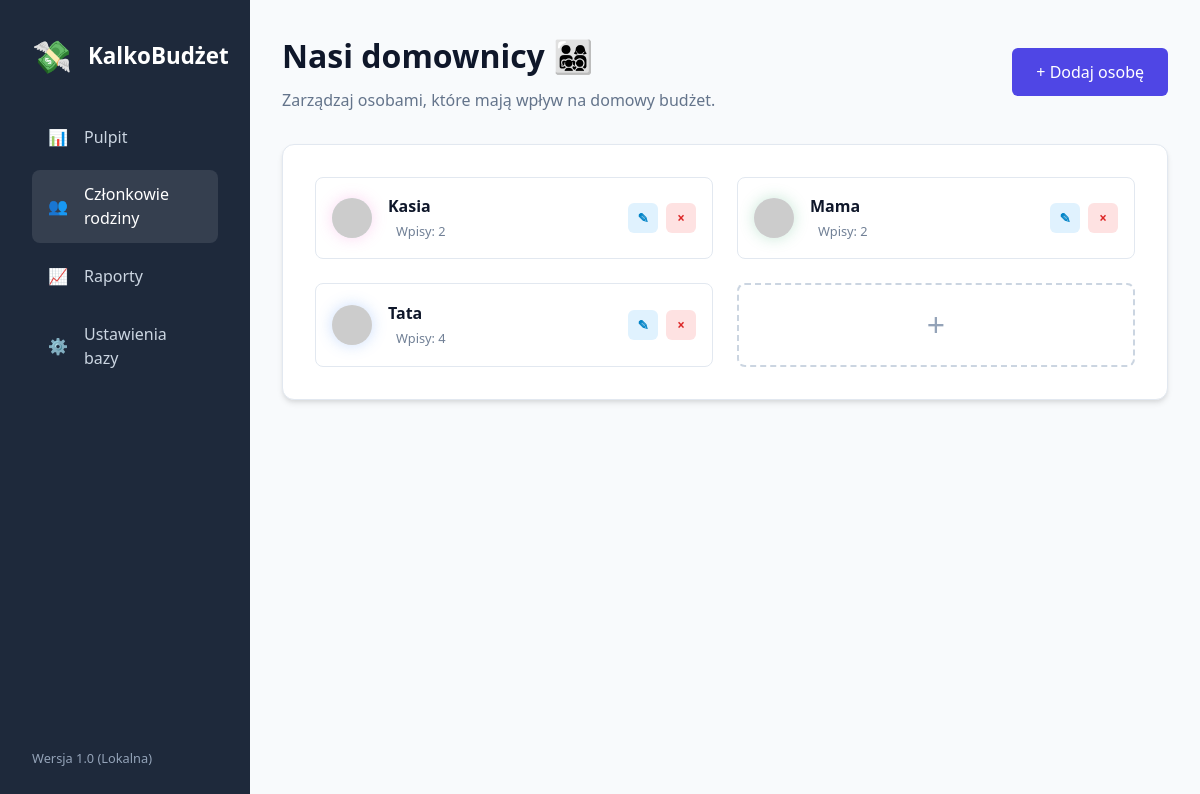
/members.php, run on the app's committed database.
### tables this page shows
CREATE TABLE users (
                id INTEGER PRIMARY KEY AUTOINCREMENT,
                name TEXT NOT NULL,
                color TEXT DEFAULT '#ffffff'
            , avatar TEXT DEFAULT 'avataaars');

### members.php (the view, shortened to what this page needs)
<?php
require_once 'db.php';
$stmt = $db->query("
    SELECT u.*, COUNT(t.id) as tx_count
    FROM users u
    LEFT JOIN transactions t ON u.id = t.user_id
    GROUP BY u.id
    ORDER BY u.name
");
$users = $stmt->fetchAll(PDO::FETCH_ASSOC);
?>
<!DOCTYPE html>
<html lang="pl">
<head>
    <link rel="stylesheet" href="style.css">
</head>
<body>
    <div class="app-container">
        <nav class="sidebar glass-effect">
            <div class="logo">
                <div class="logo-icon">💸</div>
                <h1>KalkoBudżet</h1>
            </div>
            <ul class="nav-links">
                <li><a href="index.php"><span class="nav-icon">📊</span> Pulpit</a></li>
                <li class="active"><a href="members.php"><span class="nav-icon">👥</span> Członkowie rodziny</a></li>
                <li><a href="reports.php"><span class="nav-icon">📈</span> Raporty</a></li>
                <li><a href="settings.php"><span class="nav-icon">⚙️</span> Ustawienia bazy</a></li>
            </ul>
            <div class="sidebar-footer">
                <p>Wersja 1.0 (Lokalna)</p>
            </div>
        </nav>
        <main class="main-content">
            <header class="topbar" style="display: flex; justify-content: space-between; align-items: center;">
                <div>
                    <h2 class="greeting">Nasi domownicy 👨‍👩‍👧‍👦</h2>
                    <p class="subtitle">Zarządzaj osobami, które mają wpływ na domowy budżet.</p>
                </div>
                <button class="btn-primary" onclick="openMemberModal()">+ Dodaj osobę</button>
            </header>
            <div class="content-grid" style="grid-template-columns: 1fr; margin-top: 2rem;">
                <section class="family-members glass-effect section-box">
                    <div class="users-list" style="display: grid; grid-template-columns: repeat(auto-fill, minmax(280px, 1fr)); gap: 1.5rem;">
                        <?php foreach($users as $u): ?>
                            <div class="user-card" style="justify-content: space-between;">
                                <div style="display: flex; align-items: center; gap: 1rem;">
                                    <div class="user-avatar" style="border-color: <?= htmlspecialchars($u['color']) ?>; box-shadow: 0 0 15px <?= htmlspecialchars($u['color']) ?>44; background-color: #f1f5f9;">
                                        <img src="https://robohash.org/<?= urlencode($u['avatar'] ?? 'cat1') ?>.png?set=set4&size=150x150" alt="<?= htmlspecialchars($u['name']) ?>">
                                    </div>
                                    <div class="user-info">
                                        <h4><?= htmlspecialchars($u['name']) ?></h4>
                                        <span style="font-size: 0.8rem; color: #718096; background: rgba(255,255,255,0.5); padding: 2px 8px; border-radius: 12px;">Wpisy: <?= $u['tx_count'] ?></span>
                                    </div>
                                </div>
                                <div style="display: flex; gap: 0.5rem; align-items: center;">
                                    <button type="button" class="btn-edit" title="Edytuj członka rodziny" onclick="openEditMemberModal(<?= $u['id'] ?>, '<?= htmlspecialchars(addslashes($u['name'])) ?>', '<?= htmlspecialchars($u['color']) ?>', '<?= htmlspecialchars($u['avatar'] ?? 'micah') ?>')">✎</button>
                                    <form action="delete_member.php" method="POST" style="margin: 0;" onsubmit="return confirm('Na pewno usunąć tę osobę?<?= $u['tx_count'] > 0 ? '\n\nUWAGA: Trwale usunięte zostaną również wszystkie jej wpisy i transakcje (' . $u['tx_count'] . ')!' : '' ?>');">
                                        <button type="submit" class="btn-delete" title="Usuń członka rodziny">×</button>
                                    </form>
                                </div>
                            </div>
                        <?php endforeach; ?>
                        <div class="user-card" style="justify-content: center; cursor: pointer; border: 2px dashed #cbd5e1; background: rgba(255,255,255,0.3);" onclick="openMemberModal()">
                            <span style="font-size: 2rem; color: #94a3b8; font-weight: 300;">+</span>
                        </div>
                    </div>
                </section>
            </div>
        </main>
    </div>
</body>
</html>

### style.css (style rules this page uses)
:root { --bg-color: #f8fafc; --sidebar-bg: #1e293b; --card-bg: #ffffff; --text-primary: #0f172a; --text-secondary: #64748b; --text-sidebar: #f8fafc; --accent-color: #4f46e5; --accent-hover: #4338ca; --green-color: #10b981; --red-color: #ef4444; --blue-color: #3b82f6; --border-color: #e2e8f0; --shadow: 0 4px 6px -1px rgba(0, 0, 0, 0.1), 0 2px 4px -1px rgba(0, 0, 0, 0.06); }
* { margin: 0; padding: 0; box-sizing: border-box; font-family: 'Segoe UI', system-ui, sans-serif; }
body { background-color: var(--bg-color); color: var(--text-primary); min-height: 100vh; font-size: 16px; line-height: 1.5; }
.app-container { display: flex; min-height: 100vh; width: 100%; }
.sidebar { width: 250px; background-color: var(--sidebar-bg); color: var(--text-sidebar); padding: 2rem; display: flex; flex-direction: column; gap: 2rem; flex-shrink: 0; }
.logo { display: flex; align-items: center; gap: 1rem; }
.logo-icon { font-size: 2rem; }
.logo h1 { font-size: 1.4rem; color: #fff; }
.nav-links { list-style: none; display: flex; flex-direction: column; gap: 0.5rem; }
.nav-links a { text-decoration: none; color: #cbd5e1; display: flex; align-items: center; gap: 1rem; padding: 0.8rem 1rem; border-radius: 8px; transition: background 0.2s; }
.nav-links a:hover, .nav-links li.active a { background-color: rgba(255, 255, 255, 0.1); color: #fff; }
.sidebar-footer { margin-top: auto; font-size: 0.8rem; color: #94a3b8; }
.main-content { flex: 1; padding: 2rem; max-width: 1200px; }
.topbar { margin-bottom: 2rem; }
.greeting { font-size: 2rem; margin-bottom: 0.5rem; }
.subtitle { color: var(--text-secondary); }
.content-grid { display: grid; grid-template-columns: 2fr 1fr; gap: 2rem; }
.section-box { background-color: var(--card-bg); padding: 2rem; border-radius: 12px; box-shadow: var(--shadow); border: 1px solid var(--border-color); }
.btn-delete { background-color: #fee2e2; color: #dc2626; border: none; width: 30px; height: 30px; border-radius: 6px; cursor: pointer; font-weight: bold; }
.btn-edit { background-color: #e0f2fe; color: #0284c7; border: none; width: 30px; height: 30px; border-radius: 6px; cursor: pointer; font-weight: bold; }
.users-list { display: flex; flex-direction: column; gap: 1rem; }
.user-card { display: flex; align-items: center; gap: 1rem; padding: 1rem; border: 1px solid var(--border-color); border-radius: 8px; }
.user-avatar { width: 40px; height: 40px; border-radius: 50%; overflow: hidden; background-color: #e2e8f0; }
.user-avatar img { width: 100%; }
.btn-primary { background-color: var(--accent-color); color: white; border: none; padding: 0.8rem 1.5rem; border-radius: 6px; font-size: 1rem; cursor: pointer; font-weight: 500; }

### data on the page
users: name "Kasia", tx_count "2"
users: name "Mama", tx_count "2"
users: name "Tata", tx_count "4"
